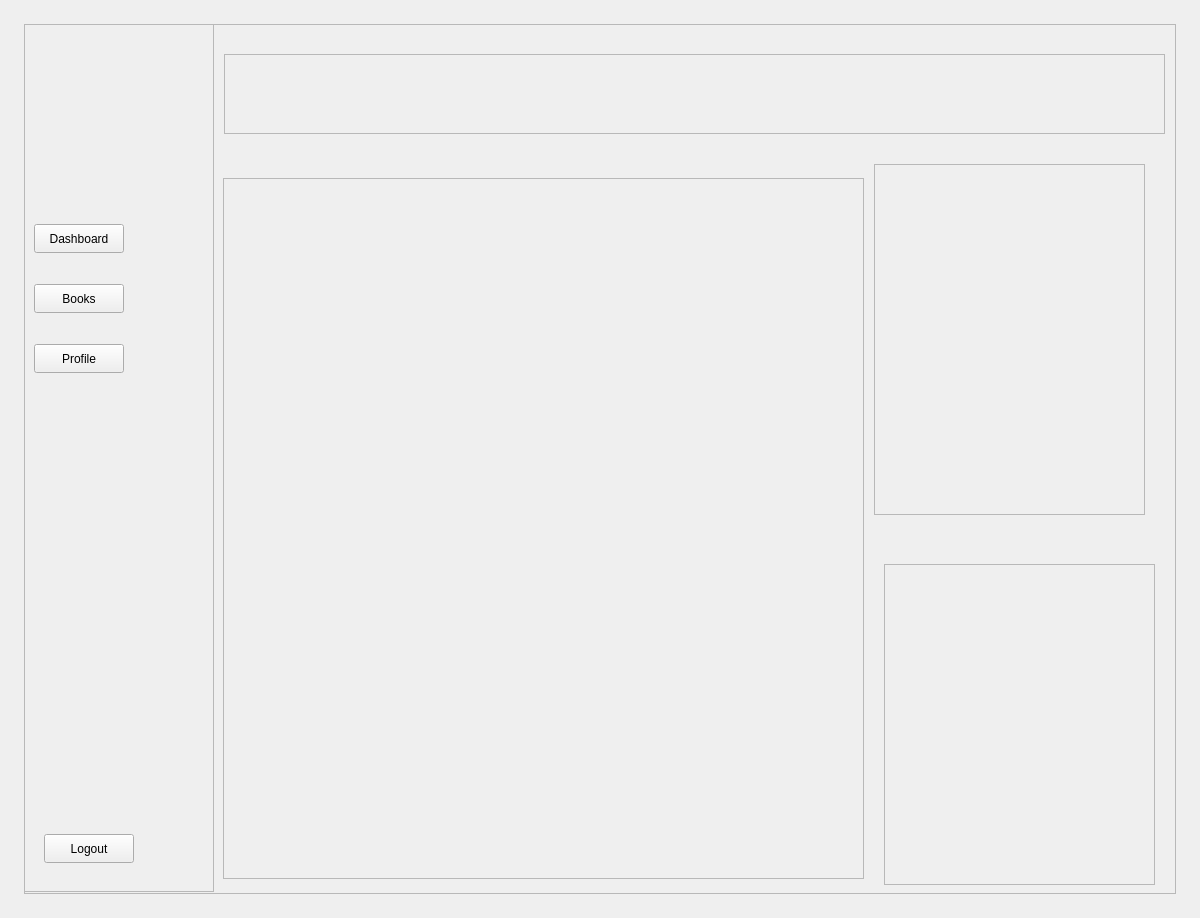
<?xml version="1.0" encoding="UTF-8"?>
<ui version="4.0">
 <class>DashboardWindow</class>
 <widget class="QWidget" name="DashboardWindow">
  <property name="geometry">
   <rect>
    <x>0</x>
    <y>0</y>
    <width>1200</width>
    <height>918</height>
   </rect>
  </property>
  <property name="windowTitle">
   <string>Library Dashboard</string>
  </property>
  <layout class="QVBoxLayout" name="rootLayout">
   <property name="spacing">
    <number>0</number>
   </property>
   <property name="leftMargin">
    <number>24</number>
   </property>
   <property name="topMargin">
    <number>24</number>
   </property>
   <property name="rightMargin">
    <number>24</number>
   </property>
   <property name="bottomMargin">
    <number>24</number>
   </property>
   <item>
    <layout class="QHBoxLayout" name="horizontalLayout">
     <item>
      <widget class="QFrame" name="Main_content">
       <property name="sizePolicy">
        <sizepolicy hsizetype="Expanding" vsizetype="Preferred">
         <horstretch>0</horstretch>
         <verstretch>0</verstretch>
        </sizepolicy>
       </property>
       <property name="frameShape">
        <enum>QFrame::Shape::StyledPanel</enum>
       </property>
       <property name="frameShadow">
        <enum>QFrame::Shadow::Raised</enum>
       </property>
       <widget class="QFrame" name="frame">
        <property name="geometry">
         <rect>
          <x>850</x>
          <y>140</y>
          <width>271</width>
          <height>351</height>
         </rect>
        </property>
        <property name="frameShape">
         <enum>QFrame::Shape::StyledPanel</enum>
        </property>
        <property name="frameShadow">
         <enum>QFrame::Shadow::Raised</enum>
        </property>
       </widget>
       <widget class="QFrame" name="Search_bar">
        <property name="geometry">
         <rect>
          <x>200</x>
          <y>30</y>
          <width>941</width>
          <height>80</height>
         </rect>
        </property>
        <property name="frameShape">
         <enum>QFrame::Shape::StyledPanel</enum>
        </property>
        <property name="frameShadow">
         <enum>QFrame::Shadow::Raised</enum>
        </property>
       </widget>
       <widget class="QFrame" name="frame_2">
        <property name="geometry">
         <rect>
          <x>860</x>
          <y>540</y>
          <width>271</width>
          <height>321</height>
         </rect>
        </property>
        <property name="frameShape">
         <enum>QFrame::Shape::StyledPanel</enum>
        </property>
        <property name="frameShadow">
         <enum>QFrame::Shadow::Raised</enum>
        </property>
       </widget>
       <widget class="QFrame" name="Sidebar">
        <property name="enabled">
         <bool>true</bool>
        </property>
        <property name="geometry">
         <rect>
          <x>-10</x>
          <y>0</y>
          <width>200</width>
          <height>868</height>
         </rect>
        </property>
        <property name="minimumSize">
         <size>
          <width>200</width>
          <height>0</height>
         </size>
        </property>
        <property name="maximumSize">
         <size>
          <width>250</width>
          <height>16777215</height>
         </size>
        </property>
        <property name="autoFillBackground">
         <bool>false</bool>
        </property>
        <property name="frameShape">
         <enum>QFrame::Shape::StyledPanel</enum>
        </property>
        <property name="frameShadow">
         <enum>QFrame::Shadow::Raised</enum>
        </property>
        <widget class="QPushButton" name="pushButton">
         <property name="geometry">
          <rect>
           <x>20</x>
           <y>200</y>
           <width>90</width>
           <height>29</height>
          </rect>
         </property>
         <property name="text">
          <string>Dashboard</string>
         </property>
        </widget>
        <widget class="QPushButton" name="pushButton_2">
         <property name="geometry">
          <rect>
           <x>20</x>
           <y>260</y>
           <width>90</width>
           <height>29</height>
          </rect>
         </property>
         <property name="text">
          <string>Books</string>
         </property>
        </widget>
        <widget class="QPushButton" name="pushButton_3">
         <property name="geometry">
          <rect>
           <x>20</x>
           <y>320</y>
           <width>90</width>
           <height>29</height>
          </rect>
         </property>
         <property name="text">
          <string>Profile</string>
         </property>
        </widget>
        <widget class="QPushButton" name="pushButton_4">
         <property name="geometry">
          <rect>
           <x>30</x>
           <y>810</y>
           <width>90</width>
           <height>29</height>
          </rect>
         </property>
         <property name="text">
          <string>Logout</string>
         </property>
        </widget>
       </widget>
       <widget class="QScrollArea" name="scrollArea">
        <property name="geometry">
         <rect>
          <x>199</x>
          <y>154</y>
          <width>641</width>
          <height>701</height>
         </rect>
        </property>
        <property name="widgetResizable">
         <bool>true</bool>
        </property>
        <widget class="QWidget" name="scrollAreaWidgetContents">
         <property name="geometry">
          <rect>
           <x>0</x>
           <y>0</y>
           <width>639</width>
           <height>699</height>
          </rect>
         </property>
         <widget class="QWidget" name="gridLayoutWidget">
          <property name="geometry">
           <rect>
            <x>19</x>
            <y>69</y>
            <width>611</width>
            <height>621</height>
           </rect>
          </property>
          <layout class="QGridLayout" name="gridLayout"/>
         </widget>
        </widget>
       </widget>
      </widget>
     </item>
    </layout>
   </item>
  </layout>
 </widget>
 <resources/>
 <connections/>
</ui>
